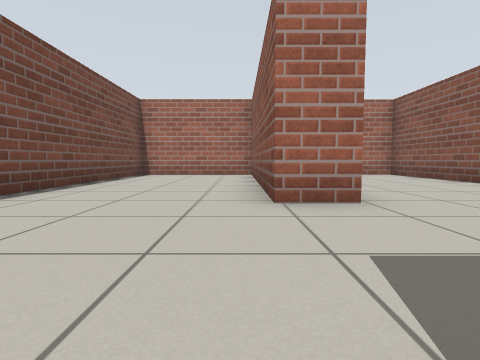
view 1 (above)

16 first-person views from a walk through a world built for the Gazebo simulator. The camera is 0.5 m above the floor, tilts 4° down and sees 80° across. The floor is counted in squares, 1 m on a side. Each view is taken from the middle of a square. On the plan, view 1 faces up. The plan holds only what a view shows up to about 9 squares ahead; the rest is blank. Robots are left out. Simple patterns stand in for the simulator's built-in surfaces.

view 2
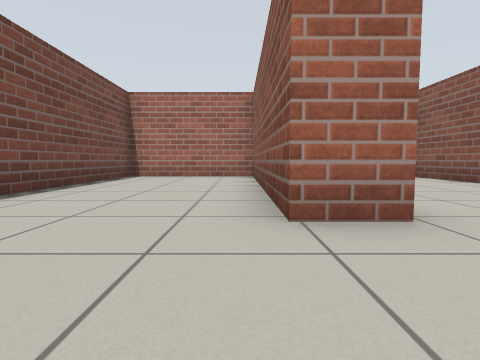

view 3
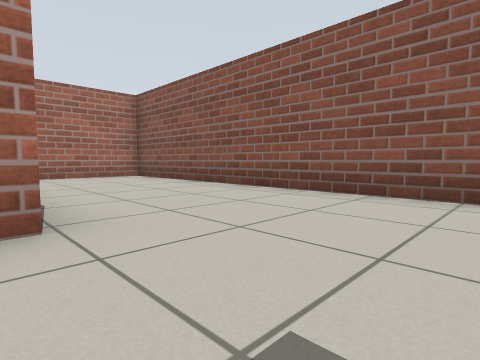

view 4
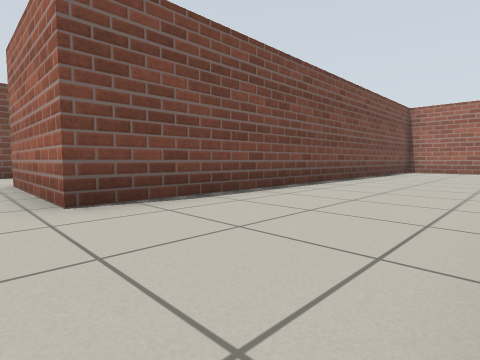

view 5
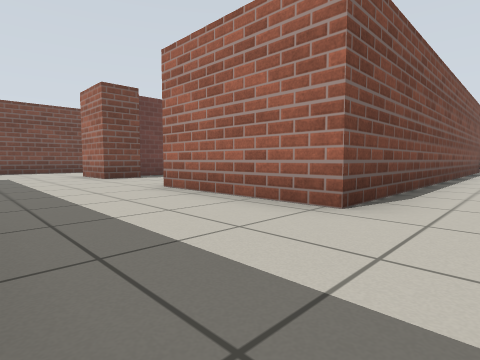

view 6
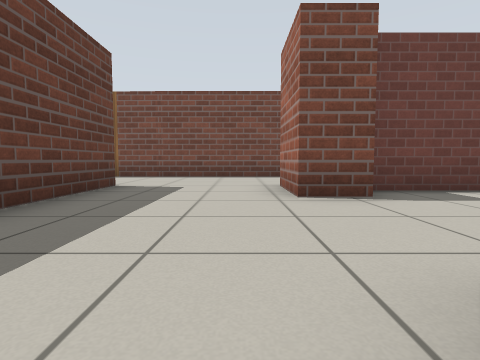

view 7
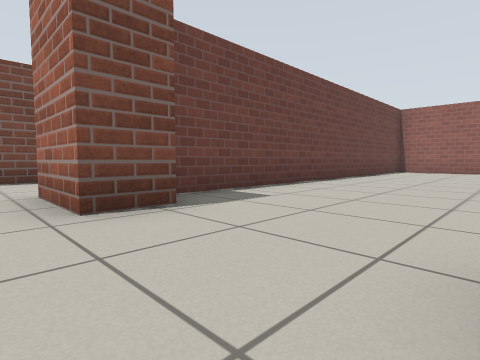

view 8
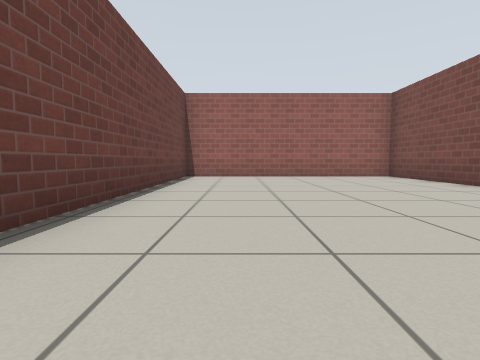

view 9
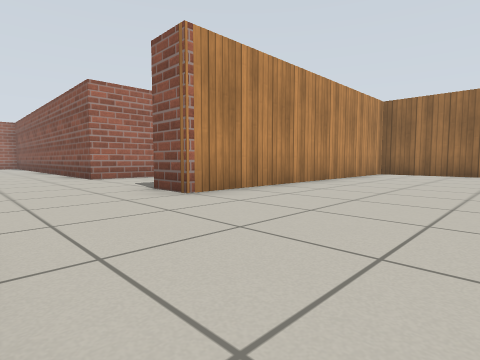

view 10
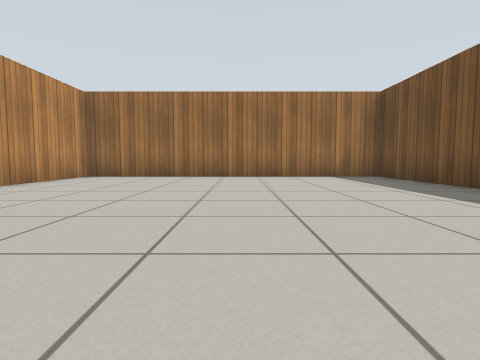

view 11
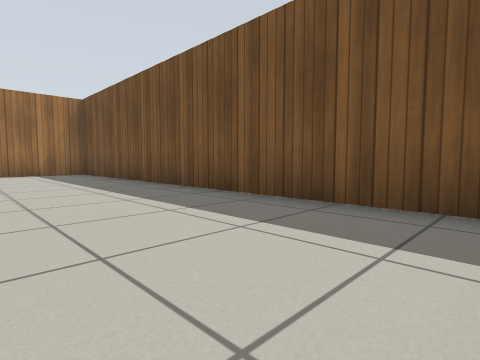

view 12
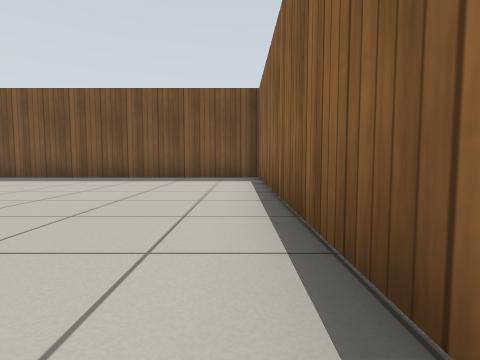

view 13
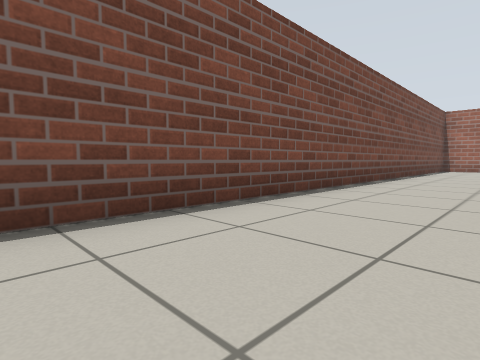

view 14
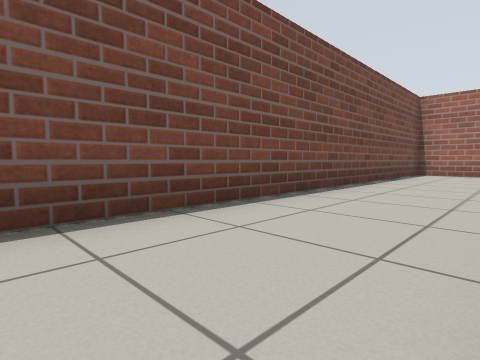

view 15
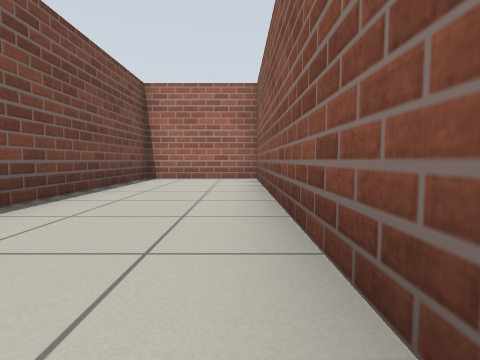

view 16
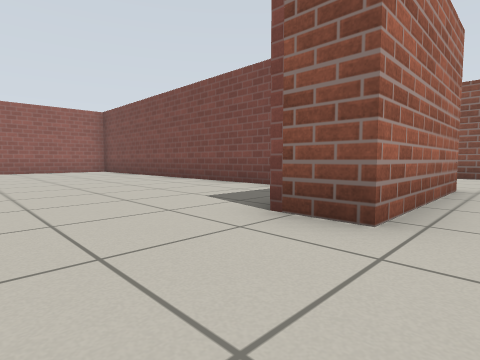

### Floor plan
Points are (right, up) in squares from view 1. A wall is a line through its corners. A room is listed if a view was taken in it or the views show most of it. See-through windows are left out.
Room 1 (views 1, 2, 3, 4, 5, 6, 7, 8, 9, 10, 11, 12, 13, 14, 15, 16)
walls: (-9.8, -1.1) (-9.8, -2.2) (-11.6, -2.2) (-11.6, 0.5); (-4.4, 0.6) (-4.4, 9.7) (-10.7, 9.7) (-10.7, -0.9); (-11.6, 2.5) (-11.6, 9.7) (-14.5, 9.7) (-14.5, -15.1) (-3.5, -15.1) (-3.5, -6.4) (-11.6, -6.4) (-11.6, -5.4) (-8.9, -5.4); (0.4, -2.2) (0.4, -1.6); (1.5, 3.3) (0.4, 3.3) (0.4, 9.7) (-3.3, 9.7) (-3.3, -2.2) (-6.8, -2.2) (-6.8, -1.1); (5.1, 1.3) (5.1, 9.7) (2.5, 9.7)

Where each view was taken, in squares from view 1:
view 1: 0 up, 0 right, facing up
view 2: 1 up, 0 right, facing up
view 3: 1 up, 1 right, facing up-right
view 4: 3 down, 0 right, facing up-left
view 5: 5 down, 2 left, facing up-left
view 6: 3 down, 6 left, facing left
view 7: 3 down, 7 left, facing up-left
view 8: 1 up, 9 left, facing up
view 9: 10 down, 14 left, facing up-right
view 10: 11 down, 12 left, facing right
view 11: 12 down, 14 left, facing down-right
view 12: 7 down, 14 left, facing down
view 13: 5 down, 12 left, facing up-left
view 14: 1 down, 12 left, facing up-left
view 15: 2 up, 12 left, facing up
view 16: 3 down, 9 left, facing up-right
